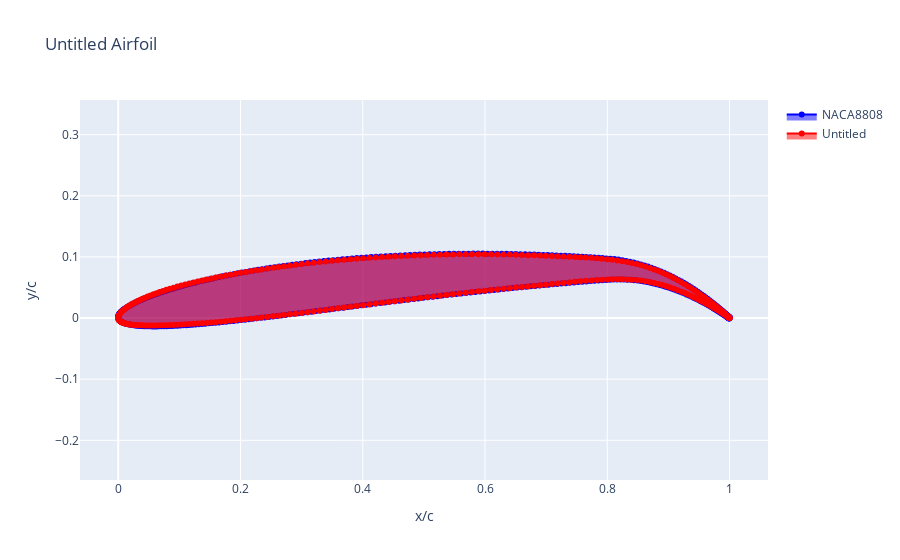

Notebook source saved alongside this figure:
### Code cell
fig = go.Figure()

airfoil = Airfoil(name="NACA8808")
airfoil.draw(fig=fig, show=False)

kulfan = airfoil.to_kulfan_airfoil(12)
np.array([kulfan.lower_weights, kulfan.upper_weights]).shape

layer = CSTLayer()
coords = layer(np.array([kulfan.lower_weights, kulfan.upper_weights]))

test = Airfoil(coordinates=coords)
test.draw(fig=fig, color="red")

### Figure 1 — Plotly figure (JSON) as saved in the notebook; plotly's stock layout.template omitted (floating-point values rounded to 4 significant figures; data arrays with more than 128 entries replaced by an {"elided": "..."} marker saying what was removed)
{"data": [{"fill": "toself", "line": {"color": "blue"}, "mode": "lines+markers", "name": "NACA8808", "type": "scatter", "x": {"elided": "399 float values"}, "y": {"elided": "399 float values"}}, {"fill": "toself", "line": {"color": "red"}, "mode": "lines+markers", "name": "Untitled", "type": "scatter", "x": {"elided": "299 float values"}, "y": {"elided": "299 float values"}}], "layout": {"title": {"text": "Untitled Airfoil"}, "xaxis": {"title": {"text": "x/c"}}, "yaxis": {"scaleanchor": "x", "scaleratio": 1, "title": {"text": "y/c"}}}}
